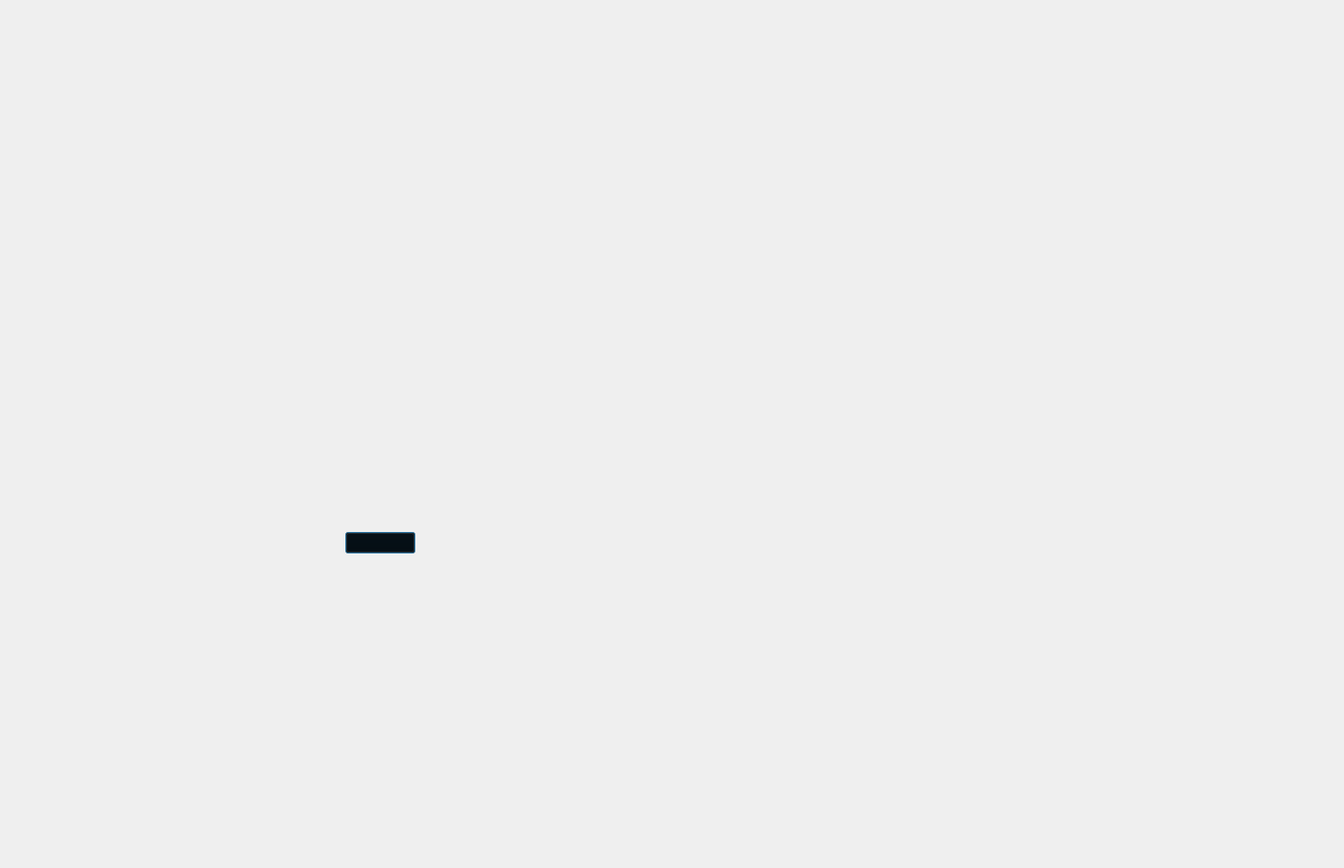
<?xml version="1.0" encoding="UTF-8"?>
<ui version="4.0">
 <class>LoginUI</class>
 <widget class="QDialog" name="LoginUI">
  <property name="geometry">
   <rect>
    <x>0</x>
    <y>0</y>
    <width>1440</width>
    <height>930</height>
   </rect>
  </property>
  <property name="windowTitle">
   <string>Dialog</string>
  </property>
  <widget class="QPushButton" name="Loginbtn">
   <property name="geometry">
    <rect>
     <x>370</x>
     <y>570</y>
     <width>75</width>
     <height>23</height>
    </rect>
   </property>
   <property name="palette">
    <palette>
     <active>
      <colorrole role="WindowText">
       <brush brushstyle="SolidPattern">
        <color alpha="255">
         <red>0</red>
         <green>0</green>
         <blue>0</blue>
        </color>
       </brush>
      </colorrole>
      <colorrole role="Button">
       <brush brushstyle="SolidPattern">
        <color alpha="255">
         <red>0</red>
         <green>0</green>
         <blue>0</blue>
        </color>
       </brush>
      </colorrole>
      <colorrole role="Light">
       <brush brushstyle="SolidPattern">
        <color alpha="255">
         <red>0</red>
         <green>0</green>
         <blue>0</blue>
        </color>
       </brush>
      </colorrole>
      <colorrole role="Midlight">
       <brush brushstyle="SolidPattern">
        <color alpha="255">
         <red>0</red>
         <green>0</green>
         <blue>0</blue>
        </color>
       </brush>
      </colorrole>
      <colorrole role="Text">
       <brush brushstyle="SolidPattern">
        <color alpha="255">
         <red>0</red>
         <green>0</green>
         <blue>0</blue>
        </color>
       </brush>
      </colorrole>
      <colorrole role="ButtonText">
       <brush brushstyle="SolidPattern">
        <color alpha="255">
         <red>0</red>
         <green>0</green>
         <blue>0</blue>
        </color>
       </brush>
      </colorrole>
      <colorrole role="Base">
       <brush brushstyle="SolidPattern">
        <color alpha="255">
         <red>0</red>
         <green>0</green>
         <blue>0</blue>
        </color>
       </brush>
      </colorrole>
      <colorrole role="Window">
       <brush brushstyle="SolidPattern">
        <color alpha="255">
         <red>0</red>
         <green>0</green>
         <blue>0</blue>
        </color>
       </brush>
      </colorrole>
     </active>
     <inactive>
      <colorrole role="WindowText">
       <brush brushstyle="SolidPattern">
        <color alpha="255">
         <red>0</red>
         <green>0</green>
         <blue>0</blue>
        </color>
       </brush>
      </colorrole>
      <colorrole role="Button">
       <brush brushstyle="SolidPattern">
        <color alpha="255">
         <red>0</red>
         <green>0</green>
         <blue>0</blue>
        </color>
       </brush>
      </colorrole>
      <colorrole role="Light">
       <brush brushstyle="SolidPattern">
        <color alpha="255">
         <red>0</red>
         <green>0</green>
         <blue>0</blue>
        </color>
       </brush>
      </colorrole>
      <colorrole role="Midlight">
       <brush brushstyle="SolidPattern">
        <color alpha="255">
         <red>0</red>
         <green>0</green>
         <blue>0</blue>
        </color>
       </brush>
      </colorrole>
      <colorrole role="Text">
       <brush brushstyle="SolidPattern">
        <color alpha="255">
         <red>0</red>
         <green>0</green>
         <blue>0</blue>
        </color>
       </brush>
      </colorrole>
      <colorrole role="ButtonText">
       <brush brushstyle="SolidPattern">
        <color alpha="255">
         <red>0</red>
         <green>0</green>
         <blue>0</blue>
        </color>
       </brush>
      </colorrole>
      <colorrole role="Base">
       <brush brushstyle="SolidPattern">
        <color alpha="255">
         <red>0</red>
         <green>0</green>
         <blue>0</blue>
        </color>
       </brush>
      </colorrole>
      <colorrole role="Window">
       <brush brushstyle="SolidPattern">
        <color alpha="255">
         <red>0</red>
         <green>0</green>
         <blue>0</blue>
        </color>
       </brush>
      </colorrole>
     </inactive>
     <disabled>
      <colorrole role="WindowText">
       <brush brushstyle="SolidPattern">
        <color alpha="255">
         <red>0</red>
         <green>0</green>
         <blue>0</blue>
        </color>
       </brush>
      </colorrole>
      <colorrole role="Button">
       <brush brushstyle="SolidPattern">
        <color alpha="255">
         <red>0</red>
         <green>0</green>
         <blue>0</blue>
        </color>
       </brush>
      </colorrole>
      <colorrole role="Light">
       <brush brushstyle="SolidPattern">
        <color alpha="255">
         <red>0</red>
         <green>0</green>
         <blue>0</blue>
        </color>
       </brush>
      </colorrole>
      <colorrole role="Midlight">
       <brush brushstyle="SolidPattern">
        <color alpha="255">
         <red>0</red>
         <green>0</green>
         <blue>0</blue>
        </color>
       </brush>
      </colorrole>
      <colorrole role="Text">
       <brush brushstyle="SolidPattern">
        <color alpha="255">
         <red>0</red>
         <green>0</green>
         <blue>0</blue>
        </color>
       </brush>
      </colorrole>
      <colorrole role="ButtonText">
       <brush brushstyle="SolidPattern">
        <color alpha="255">
         <red>0</red>
         <green>0</green>
         <blue>0</blue>
        </color>
       </brush>
      </colorrole>
      <colorrole role="Base">
       <brush brushstyle="SolidPattern">
        <color alpha="255">
         <red>0</red>
         <green>0</green>
         <blue>0</blue>
        </color>
       </brush>
      </colorrole>
      <colorrole role="Window">
       <brush brushstyle="SolidPattern">
        <color alpha="255">
         <red>0</red>
         <green>0</green>
         <blue>0</blue>
        </color>
       </brush>
      </colorrole>
     </disabled>
    </palette>
   </property>
   <property name="styleSheet">
    <string notr="true">color:rgb(0, 0, 0)</string>
   </property>
   <property name="text">
    <string/>
   </property>
  </widget>
 </widget>
 <resources/>
 <connections>
  <connection>
   <sender>Loginbtn</sender>
   <signal>clicked()</signal>
   <receiver>LoginUI</receiver>
   <slot>close()</slot>
   <hints>
    <hint type="sourcelabel">
     <x>197</x>
     <y>281</y>
    </hint>
    <hint type="destinationlabel">
     <x>199</x>
     <y>149</y>
    </hint>
   </hints>
  </connection>
 </connections>
</ui>
